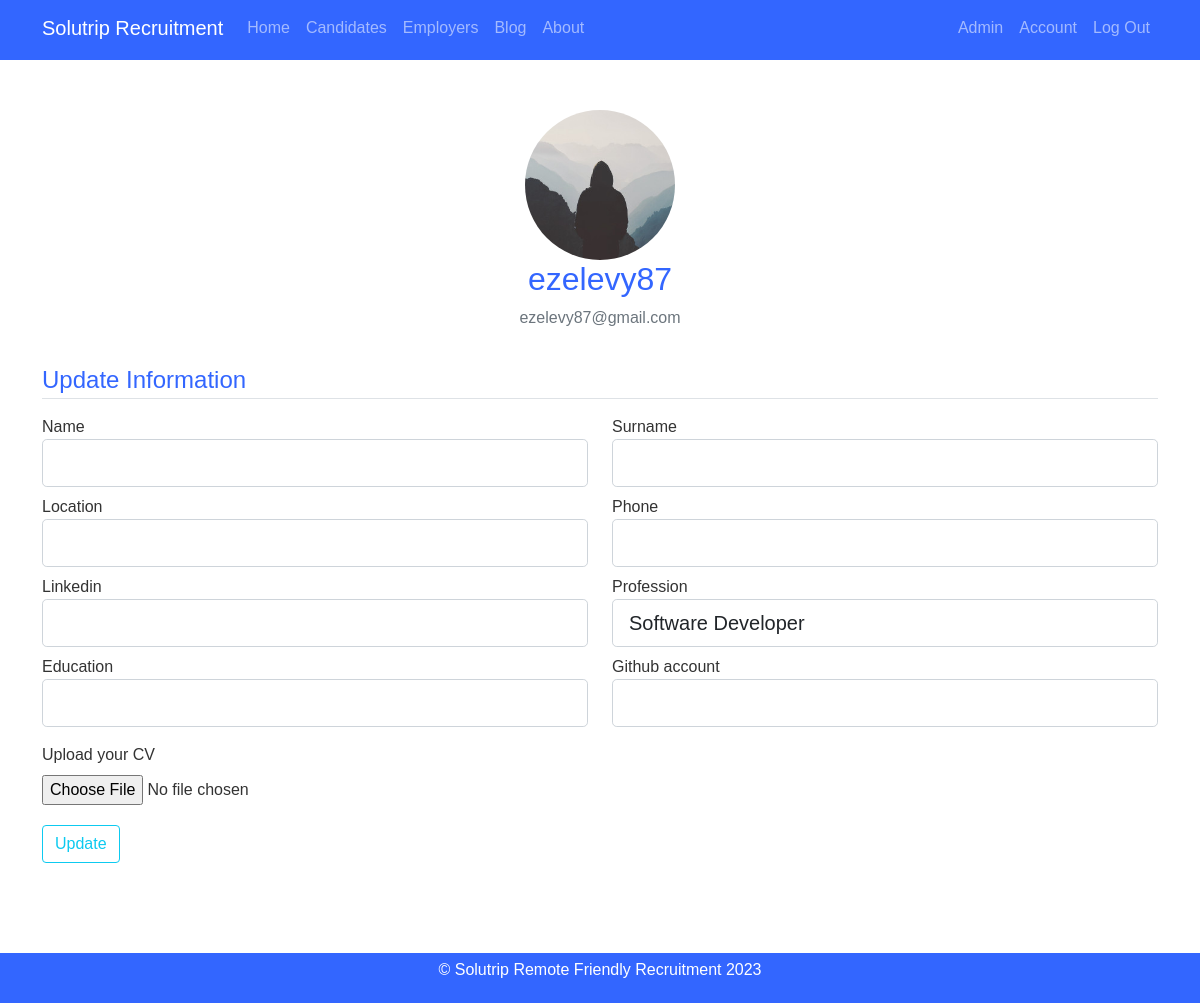
Page /account (signed in) on the earlier database version.
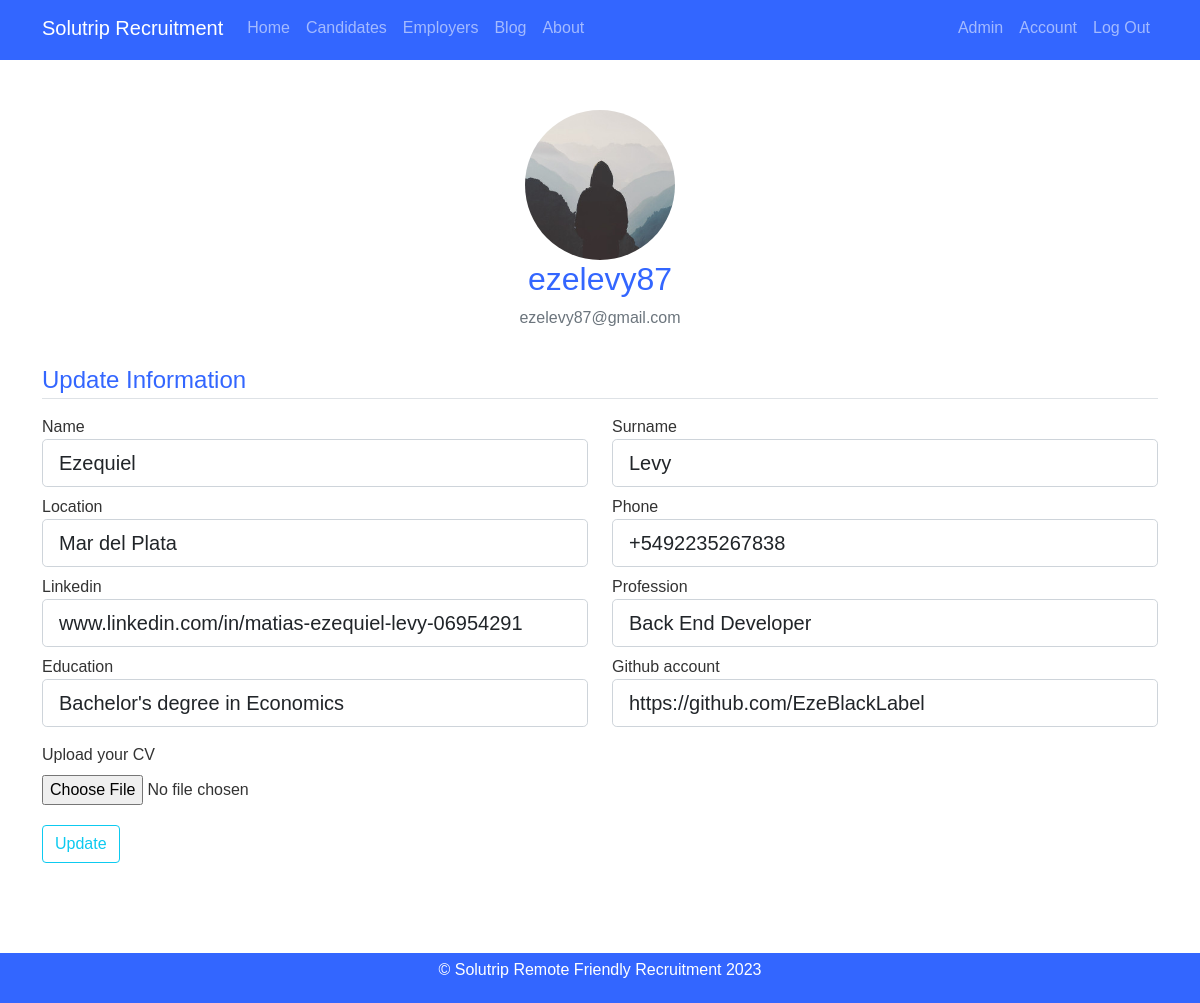
Same page on the later database version.
### Solutrip_app/models.py (models this page shows)
class User(db.Model, UserMixin):
    id = db.Column (db.Integer, primary_key=True)
    username = db.Column (db.String(64), unique=True, nullable=False)
    email = db.Column (db.String(120), unique=True, nullable=False)
    password = db.Column(db.String(128), nullable=False)
    image_file = db.Column(db.String(20), nullable=False, default='default.jpg')
    role = db.Column(db.String(20), nullable=False, default='user')
    user_info = db.relationship('UserInfo', backref='user', lazy=True)
    author = db.relationship('Post', backref='author', lazy=True )

class UserInfo(db.Model):
    id = db.Column (db.Integer, primary_key=True)
    name = db.Column(db.String(60))
    surname = db.Column(db.String(60))
    location = db.Column(db.String(60))
    phone = db.Column(db.String(20), nullable=True)
    linkedin = db.Column(db.String(100))
    profession = db.Column(db.String(200))
    education = db.Column(db.String(200))
    github_account = db.Column(db.String(50), unique=True)
    cv = db.Column(db.LargeBinary, nullable=True)
    user_id = db.Column(db.Integer, db.ForeignKey('user.id'), nullable=False)
    job_applications = db.relationship('JobApplication', backref='user', lazy=True)

### Solutrip_app/routes.py (the view)
@app.route("/account", methods=['GET', 'POST'])
@login_required
def account():
    form = UpdateForm()
    if form.validate_on_submit():
        userinfo = UserInfo.query.filter_by(user_id=current_user.id).first()
        if not userinfo:
            userinfo = UserInfo(user_id=current_user.id)
            db.session.add(userinfo)
        userinfo.name = form.name.data
        userinfo.surname = form.surname.data
        userinfo.location = form.location.data
        userinfo.phone = form.phone.data
        userinfo.linkedin = form.linkedin.data
        userinfo.profession = form.profession.data
        userinfo.education = form.education.data
        userinfo.github_account = form.github_account.data
        if form.cv.data:
            cv_file = save_cv(form.cv.data)
            current_user.cv = cv_file
        db.session.commit()
        flash('Your account has been updated', 'success')
        return redirect(url_for('account'))
    elif request.method == 'GET':
        userinfo = UserInfo.query.filter_by(user_id=current_user.id).first()
        if userinfo:
            form.name.data = userinfo.name
            form.surname.data = userinfo.surname
            form.location.data = userinfo.location
            form.phone.data = userinfo.phone
            form.linkedin.data = userinfo.linkedin
            form.profession.data = userinfo.profession
            form.education.data = userinfo.education
            form.github_account.data = userinfo.github_account
            form.cv.data = userinfo.cv
    image_file = url_for('static', filename='profile_pics/' + current_user.image_file)
    return render_template("account.html", title="Account", image_file=image_file, form=form)

### Solutrip_app/models.py (called while the page is built)
@login_manager.user_loader
def load_user(user_id):
    return User.query.get(int(user_id))

### Solutrip_app/templates/account.html (shortened to what this page needs)
{% extends 'layout.html' %}
{% block content %}
    <div class="content-section-account">
        <div class="media mx-auto">
        <img class="rounded-circle account-img" src="{{ image_file }}" width="150" height="150">
        <div class="media-body">
            <h2 class="account-heading">{{ current_user.username }}</h2>
            <p class="text-secondary"> {{ current_user.email }}</p>
        </div>
        </div>
        <div class="content-section-update">
            <form method="POST" action="" enctype="multipart/form-data">
                <fieldset class="form-group">
                    <legend class="border-bottom mb-3 mt-3">Update Information</legend>
                    <div class="row">
                        <div class="col-md-6 mb-2">
                            <label class="form-control-label">{{ form.name.label.text }}</label>
                            {% if form.name.errors %}
                                {{ form.name(class="form-control form-control-lg flex-column is-invalid") }}
                                <div class="invalid-feedback">
                                    {% for error in form.name.errors%}
                                        <span> {{ error }}</span>
                                    {% endfor %}
                                </div>
                            {% else %}
                                {{ form.name(class="form-control form-control-lg flex-column") }}
                            {% endif %}
                        </div>
                        <div class="col-md-6 mb-2">
                            <label class="form-control-label">{{ form.surname.label.text }}</label>
                            {% if form.surname.errors %}
                                {{ form.surname(class="form-control form-control-lg flex-column is-invalid") }}
                                <div class="invalid-feedback">
                                    {% for error in form.surname.errors%}
                                        <span> {{ error }}</span>
                                    {% endfor %}
                                </div>
                            {% else %}
                                {{ form.surname(class="form-control form-control-lg flex-column") }}
                            {% endif %}
                        </div>
                    </div>
                    <div class ="row">
                        <div class="col-md-6 mb-2">
                            <label class="form-control-label">{{ form.location.label.text }}</label>
                            {% if form.location.errors %}
                                {{ form.location(class="form-control form-control-lg flex-column is-invalid") }}
                                <div class="invalid-feedback">
                                    {% for error in form.name.errors%}
                                        <span> {{ error }}</span>
                                    {% endfor %}
                                </div>
                            {% else %}
                                {{ form.location(class="form-control form-control-lg flex-column") }}
                            {% endif %}
                        </div>
                        <div class="col-md-6 mb-2">
                            <label class="form-control-label">{{ form.phone.label.text }}</label>
                            {% if form.phone.errors %}
                                {{ form.phone(class="form-control form-control-lg flex-column is-invalid") }}
                                <div class="invalid-feedback">
                                    {% for error in form.name.errors%}
                                        <span> {{ error }}</span>
                                    {% endfor %}
                                </div>
                            {% else %}
                                {{ form.phone(class="form-control form-control-lg flex-column") }}
                            {% endif %}
                        </div>
                    </div>
                    <div class="row">
                        <div class="col-md-6 mb-2">
                            <label class="form-control-label">{{ form.linkedin.label.text }}</label>
                            {% if form.linkedin.errors %}
                                {{ form.linkedin(class="form-control form-control-lg flex-column is-invalid") }}
                                <div class="invalid-feedback">
                                    {% for error in form.name.errors%}
                                        <span> {{ error }}</span>
                                    {% endfor %}
                                </div>
                            {% else %}
                                {{ form.linkedin(class="form-control form-control-lg flex-column") }}
                            {% endif %}
                        </div>
                        <div class="col-md-6 mb-2">
                            <label class="form-control-label">{{ form.profession.label.text }}</label>
                            {% if form.profession.errors %}
                                {{ form.profession(class="form-control form-control-lg flex-column is-invalid") }}
                                <div class="invalid-feedback">
                                    {% for error in form.name.errors%}
                                        <span> {{ error }}</span>
                                    {% endfor %}
                                </div>
                            {% else %}
                                {{ form.profession(class="form-control form-control-lg flex-column") }}
                            {% endif %}
                        </div>
                    </div>
                    <div class="row">
                        <div class="col-md-6 mb-2">
                            <label class="form-control-label">{{ form.education.label.text }}</label>
                            {% if form.education.errors %}
                                {{ form.education(class="form-control form-control-lg flex-column is-invalid") }}
                                <div class="invalid-feedback">
                                    {% for error in form.name.errors%}
                                        <span> {{ error }}</span>
                                    {% endfor %}
                                </div>
                            {% else %}
                                {{ form.education(class="form-control form-control-lg flex-column") }}
                            {% endif %}
                        </div>
                        <div class="col-md-6 mb-2">
                            <label class="form-control-label">{{ form.github_account.label.text }}</label>
                            {% if form.github_account.errors %}
                                {{ form.github_account(class="form-control form-control-lg flex-column is-invalid") }}
                                <div class="invalid-feedback">
                                    {% for error in form.name.errors%}
                                        <span> {{ error }}</span>
                                    {% endfor %}
                                </div>
                            {% else %}
                                {{ form.github_account(class="form-control form-control-lg flex-column") }}
                            {% endif %}
                        </div>
                    </div>
                    <div class="form-group mt-2">
                        {{ form.cv.label() }} <br>
                        {{ form.cv(class="form-control-file mt-2") }}
                    </div>
                </fieldset>
                <div class="form-group mt-3">
                    {{ form.submit(class="btn btn-outline-info mt-1") }}
                </div>
        </div>
    </div>
{% endblock content %}

### Solutrip_app/templates/layout.html (shortened to what this page needs)
<html>
  <head>
    <link href="https://cdn.jsdelivr.net/npm/bootstrap@5.0.2/dist/css/bootstrap.min.css" rel="stylesheet">
    <link rel="stylesheet" type="text/css" href="{{ url_for('static', filename='styles.css') }}">
  </head>
  <body>
    <header class="site-header">
      <nav class="navbar navbar-expand-md navbar-dark bg-steel fixed-top">
        <div class="container">
          <a class="navbar-brand mr-4" href="/">Solutrip Recruitment</a>
          <div class="collapse navbar-collapse d-flex" id="navbarToggle">
            <div class="navbar-nav mr-auto flex-grow-1">
              <a class="nav-item nav-link {% if request.path == '/' %}active{% endif %}" href="{{ url_for('home') }}">Home</a>
              <a class="nav-item nav-link" href="{{ url_for('candidates')}}">Candidates</a>
              <a class="nav-item nav-link" href="{{ url_for('employers')}}">Employers</a>
              <a class="nav-item nav-link" href="{{ url_for('blog')}}">Blog</a>
              <a class="nav-item nav-link" href="{{ url_for('about')}}">About</a>
            </div>
            <div class="navbar-nav ml-auto">
              {% if current_user.is_authenticated %}
              {% if current_user.role == 'admin' %}
                <a class="nav-item nav-link" href="{{ url_for('admin')}}">Admin</a>
              {% endif%}
              <a class="nav-item nav-link" href="{{ url_for('account')}}">Account</a>
              <a class="nav-item nav-link" href="{{ url_for('logout')}}">Log Out</a>
              {% else %}
              <a class="nav-item nav-link" href="{{ url_for('login')}}">Login</a>
              <a class="nav-item nav-link" href="{{ url_for('register')}}">Register</a>
              {% endif %}
            </div>
          </div>
        </div>
      </nav>
    </header>
    <div class="col-md-12">
      <div class="container">
        {% block content %}
        {% endblock %}
      </div>
    </div>
    <footer>
        <p>&copy; Solutrip Remote Friendly Recruitment 2023</p>
    </footer>
  </body>
</html>

### Solutrip_app/static/styles.css (style rules this page uses)
body { background-image: url(bg-img.jpg); background-size: cover; font-family: Arial, sans-serif; color: #333; }
header { display: flex; justify-content: space-between; align-items: center; padding: 0 10px; height: 60px; background-color: #3366ff; }
html, body { height: 100%; }
footer { display: flex; justify-content: center; align-items: center; min-height: 50px; background-color: #3366ff; color: #fff; width: 100%; }
.border-bottom { color: #3366ff; }
#account h1,h2 { color: #3366ff; }
.content-section-account { margin-top: 50px; text-align: center; }
.content-section-update { text-align: left; margin-bottom: 20px; padding-bottom: 40px; }
form { margin-bottom: 100px; }
footer { position: fixed; bottom: 0; width: 100%; }

Differences in the rows shown:
added UserInfo: name "Ezequiel", surname "Levy", location "Mar del Plata", phone "+5492235267838", linkedin "www.linkedin.com/in/matias-ezequiel-levy-06954291", profession "Back End Developer", education "Bachelor's degree in Economics", github_account "https://github.com/EzeBlackLabel"
Other differences:
form field profession: "Software Developer" → (not shown)
